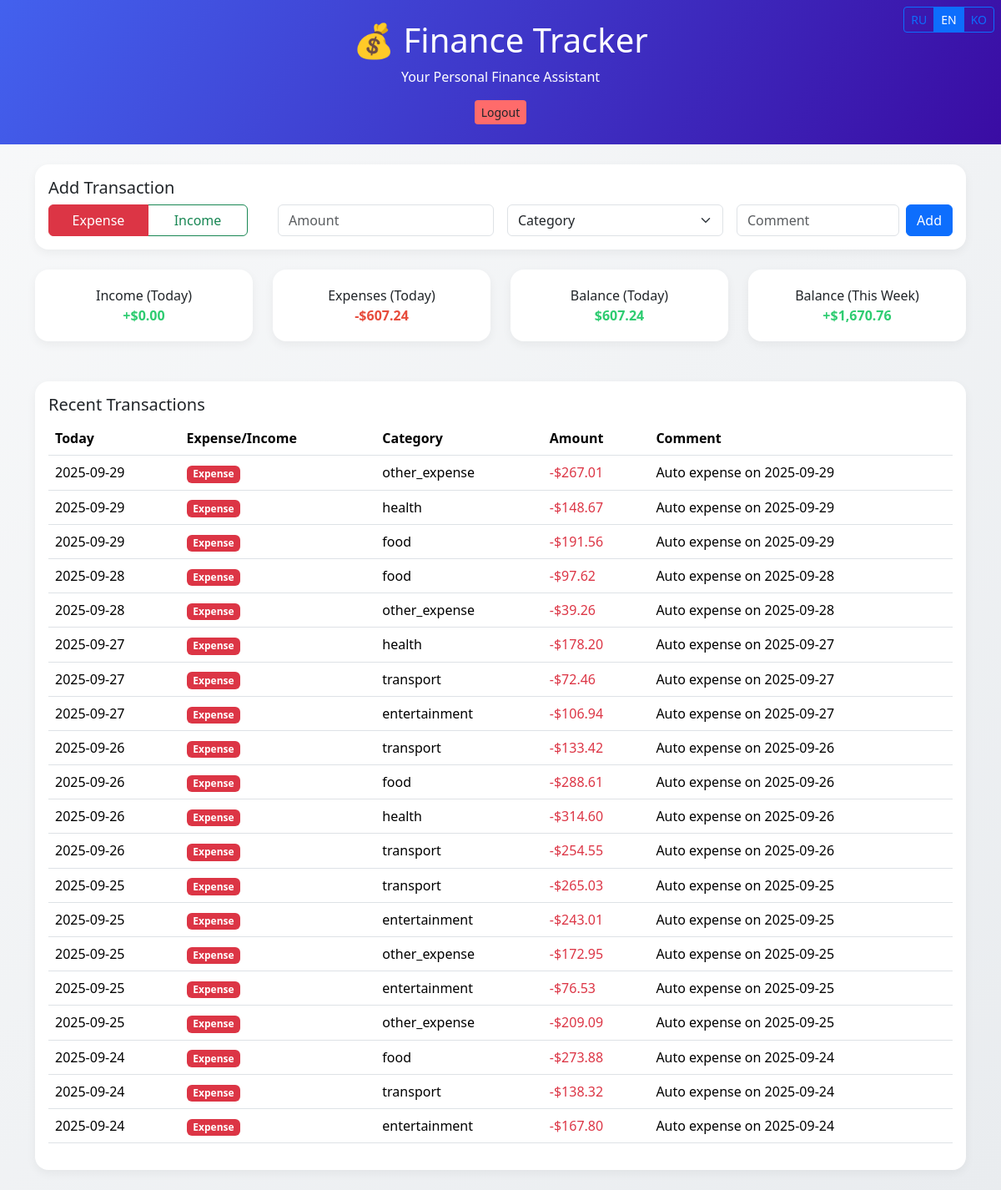
/dashboard.php?lang=en (signed in), run on the app's committed database.
### tables this page shows
CREATE TABLE transactions (
    id INTEGER PRIMARY KEY AUTOINCREMENT,
    user_id INTEGER NOT NULL,
    type TEXT NOT NULL CHECK(type IN ('income', 'expense')),  -- Новое поле!
    amount REAL NOT NULL,
    category TEXT NOT NULL,
    comment TEXT,
    date TEXT NOT NULL DEFAULT (date('now')),
    created_at TEXT NOT NULL DEFAULT (datetime('now')),
    FOREIGN KEY(user_id) REFERENCES users(id) ON DELETE CASCADE
);

### lang.php (called while the page is built, shortened)
<?php
$lang = $_GET['lang'] ?? $_SESSION['lang'] ?? 'ru';
$currency_settings = [
    'ru' => ['symbol' => '₽', 'thousands_sep' => ' ', 'decimal_sep' => ','],
    'en' => ['symbol' => '$', 'thousands_sep' => ',', 'decimal_sep' => '.'],
    'ko' => ['symbol' => '₩', 'thousands_sep' => ',', 'decimal_sep' => '.'],
];
function __($key, $lang = 'ru') {
    global $translations;
    $keys = explode('.', $key);
    $value = $translations[$lang];
    foreach ($keys as $k) {
        if (is_array($value) && isset($value[$k])) {
            $value = $value[$k];
        } else {
            return "{{$key}}";
        }
    }
    return $value;
}
function format_money($amount, $lang = 'ru') {
    global $currency_settings;
    $settings = $currency_settings[$lang] ?? $currency_settings['en'];
    if ($lang === 'ko') {
        $formatted = number_format(round($amount), 0, '', $settings['thousands_sep']);
    } else {
        $formatted = number_format($amount, 2, $settings['decimal_sep'], $settings['thousands_sep']);
    }
    if ($lang === 'en') {
        return $settings['symbol'] . $formatted;
    } else {
        return $formatted . ' ' . $settings['symbol'];
    }
}
?>

### dashboard.php (the view, shortened to what this page needs)
<?php
require_once 'lang.php';
require_once 'db.php';
$user_id = $_SESSION['user_id'];
$transactions = $pdo->prepare("
    SELECT * FROM transactions
    WHERE user_id = ?
    ORDER BY date DESC, id DESC
    LIMIT 20
");
$transactions->execute([$user_id]);
$transactions_list = $transactions->fetchAll();
$today_income = $pdo->prepare("SELECT SUM(amount) FROM transactions WHERE user_id = ? AND type = 'income' AND date = date('now')");
$today_income->execute([$user_id]);
$total_income_today = $today_income->fetchColumn() ?: 0;
$today_expense = $pdo->prepare("SELECT SUM(amount) FROM transactions WHERE user_id = ? AND type = 'expense' AND date = date('now')");
$today_expense->execute([$user_id]);
$total_expense_today = $today_expense->fetchColumn() ?: 0;
$balance_today = $total_income_today - $total_expense_today;
$week_income = $pdo->prepare("SELECT SUM(amount) FROM transactions WHERE user_id = ? AND type = 'income' AND date >= date('now', '-6 days')");
$week_income->execute([$user_id]);
$total_income_week = $week_income->fetchColumn() ?: 0;
$week_expense = $pdo->prepare("SELECT SUM(amount) FROM transactions WHERE user_id = ? AND type = 'expense' AND date >= date('now', '-6 days')");
$week_expense->execute([$user_id]);
$total_expense_week = $week_expense->fetchColumn() ?: 0;
$balance_week = $total_income_week - $total_expense_week;
?>
<!DOCTYPE html>
<html lang="<?= $lang ?>">
<head>
    <link href="https://cdn.jsdelivr.net/npm/bootstrap@5.3.3/dist/css/bootstrap.min.css" rel="stylesheet">
</head>
<body>
    <div class="position-fixed top-0 end-0 p-2" style="z-index: 1000;">
        <div class="btn-group" role="group">
            <a href="?lang=ru" class="btn btn-sm <?= $lang === 'ru' ? 'btn-primary' : 'btn-outline-primary' ?>">RU</a>
            <a href="?lang=en" class="btn btn-sm <?= $lang === 'en' ? 'btn-primary' : 'btn-outline-primary' ?>">EN</a>
            <a href="?lang=ko" class="btn btn-sm <?= $lang === 'ko' ? 'btn-primary' : 'btn-outline-primary' ?>">KO</a>
        </div>
    </div>
    <div class="header text-center">
        <div class="container">
            <h1>💰 Finance Tracker</h1>
            <p><?= __('dashboard_header', $lang) ?></p>
            <a href="logout.php" class="btn btn-logout btn-sm"><?= __('logout', $lang) ?></a>
        </div>
    </div>
    <div class="container mt-4">
        <div class="card">
            <div class="card-body">
                <h5><?= __('add_transaction', $lang) ?></h5>
                <form method="POST">
                    <div class="row g-3 align-items-end">
                        <div class="col-md-3">
                            <div class="type-toggle btn-group" role="group">
                                <label class="btn btn-outline-danger" for="type-expense"><?= __('type_expense', $lang) ?></label>
                                <label class="btn btn-outline-success" for="type-income"><?= __('type_income', $lang) ?></label>
                            </div>
                        </div>
                        <div class="col-md-3">
                            <input type="number" step="0.01" name="amount" class="form-control" placeholder="<?= __('amount', $lang) ?>" required min="0.01">
                        </div>
                        <div class="col-md-3">
                            <select name="category" class="form-select" required>
                                <option value=""><?= __('category', $lang) ?></option>
                            </select>
                        </div>
                        <div class="col-md-3">
                            <div class="d-flex gap-2">
                                <input type="text" name="comment" class="form-control" placeholder="<?= __('comment', $lang) ?>">
                                <button type="submit" class="btn btn-primary"><?= __('btn_add', $lang) ?></button>
                            </div>
                        </div>
                    </div>
                </form>
            </div>
        </div>
        <div class="row mb-4">
            <div class="col-md-3">
                <div class="card stat-card">
                    <div><?= __('income', $lang) ?> (<?= __('today', $lang) ?>)</div>
                    <div class="stat-income">+<?= format_money($total_income_today, $lang) ?></div>
                </div>
            </div>
            <div class="col-md-3">
                <div class="card stat-card">
                    <div><?= __('expense', $lang) ?> (<?= __('today', $lang) ?>)</div>
                    <div class="stat-expense">-<?= format_money($total_expense_today, $lang) ?></div>
                </div>
            </div>
            <div class="col-md-3">
                <div class="card stat-card">
                    <div><?= __('balance', $lang) ?> (<?= __('today', $lang) ?>)</div>
                    <div class="stat-balance"><?= ($balance_today >= 0 ? '+' : '') . format_money(abs($balance_today), $lang) ?></div>
                </div>
            </div>
            <div class="col-md-3">
                <div class="card stat-card">
                    <div><?= __('balance', $lang) ?> (<?= __('this_week', $lang) ?>)</div>
                    <div class="stat-balance"><?= ($balance_week >= 0 ? '+' : '') . format_money(abs($balance_week), $lang) ?></div>
                </div>
            </div>
        </div>
        <div class="card">
            <div class="card-body">
                <h5><?= __('recent_transactions', $lang) ?></h5>
                <?php if ($transactions_list): ?>
                    <div class="table-responsive">
                        <table class="table table-hover">
                            <thead>
                                <tr>
                                    <th><?= __('today', $lang) ?></th>
                                    <th><?= __('type_expense', $lang) ?>/<?= __('type_income', $lang) ?></th>
                                    <th><?= __('category', $lang) ?></th>
                                    <th><?= __('amount', $lang) ?></th>
                                    <th><?= __('comment', $lang) ?></th>
                                </tr>
                            </thead>
                            <tbody>
                                <?php foreach ($transactions_list as $t): ?>
                                <tr>
                                    <td><?= htmlspecialchars($t['date']) ?></td>
                                    <td>
                                        <span class="badge bg-<?= $t['type'] === 'income' ? 'success' : 'danger' ?>">
                                            <?= $t['type'] === 'income' ? __('type_income', $lang) : __('type_expense', $lang) ?>
                                        </span>
                                    </td>
                                    <td><?= htmlspecialchars($t['category']) ?></td>
                                    <td>
                                        <span class="<?= $t['type'] === 'income' ? 'text-success' : 'text-danger' ?>">
                                            <?= ($t['type'] === 'income' ? '+' : '-') . format_money($t['amount'], $lang) ?>
                                        </span>
                                    </td>
                                    <td><?= htmlspecialchars($t['comment'] ?? '') ?></td>
                                </tr>
                                <?php endforeach; ?>
                            </tbody>
                        </table>
                    </div>
                <?php else: ?>
                    <p class="text-muted"><?= __('no_transactions', $lang) ?></p>
                <?php endif; ?>
            </div>
        </div>
    </div>
</body>
</html>

### data on the page
transactions: date "2025-09-29", category "other_expense", amount "$267.01", comment "Auto expense on 2025-09-29"
transactions: date "2025-09-29", category "health", amount "$148.67", comment "Auto expense on 2025-09-29"
transactions: date "2025-09-29", category "food", amount "$191.56", comment "Auto expense on 2025-09-29"
transactions: date "2025-09-28", category "food", amount "$97.62", comment "Auto expense on 2025-09-28"
transactions: date "2025-09-28", category "other_expense", amount "$39.26", comment "Auto expense on 2025-09-28"
transactions: date "2025-09-27", category "health", amount "$178.20", comment "Auto expense on 2025-09-27"
transactions: date "2025-09-27", category "transport", amount "$72.46", comment "Auto expense on 2025-09-27"
transactions: date "2025-09-27", category "entertainment", amount "$106.94", comment "Auto expense on 2025-09-27"
transactions: date "2025-09-26", category "transport", amount "$133.42", comment "Auto expense on 2025-09-26"
transactions: date "2025-09-26", category "food", amount "$288.61", comment "Auto expense on 2025-09-26"
transactions: date "2025-09-26", category "health", amount "$314.60", comment "Auto expense on 2025-09-26"
transactions: date "2025-09-26", category "transport", amount "$254.55", comment "Auto expense on 2025-09-26"
transactions: date "2025-09-25", category "transport", amount "$265.03", comment "Auto expense on 2025-09-25"
transactions: date "2025-09-25", category "entertainment", amount "$243.01", comment "Auto expense on 2025-09-25"
transactions: date "2025-09-25", category "other_expense", amount "$172.95", comment "Auto expense on 2025-09-25"
transactions: date "2025-09-25", category "entertainment", amount "$76.53", comment "Auto expense on 2025-09-25"
transactions: date "2025-09-25", category "other_expense", amount "$209.09", comment "Auto expense on 2025-09-25"
transactions: date "2025-09-24", category "food", amount "$273.88", comment "Auto expense on 2025-09-24"
transactions: date "2025-09-24", category "transport", amount "$138.32", comment "Auto expense on 2025-09-24"
transactions: date "2025-09-24", category "entertainment", amount "$167.80", comment "Auto expense on 2025-09-24"

### other printed values
__('dashboard_header', $lang) "Your Personal Finance Assistant"
__('logout', $lang) "Logout"
__('add_transaction', $lang) "Add Transaction"
__('type_expense', $lang) "Expense"
__('type_income', $lang) "Income"
__('btn_add', $lang) "Add"
__('income', $lang) "Income"
__('today', $lang) "Today"
format_money($total_income_today, $lang) "$0.00"
__('expense', $lang) "Expenses"
format_money($total_expense_today, $lang) "$607.24"
__('balance', $lang) "Balance"
format_money(abs($balance_today), $lang) "$607.24"
__('this_week', $lang) "This Week"
format_money(abs($balance_week), $lang) "$1,670.76"
